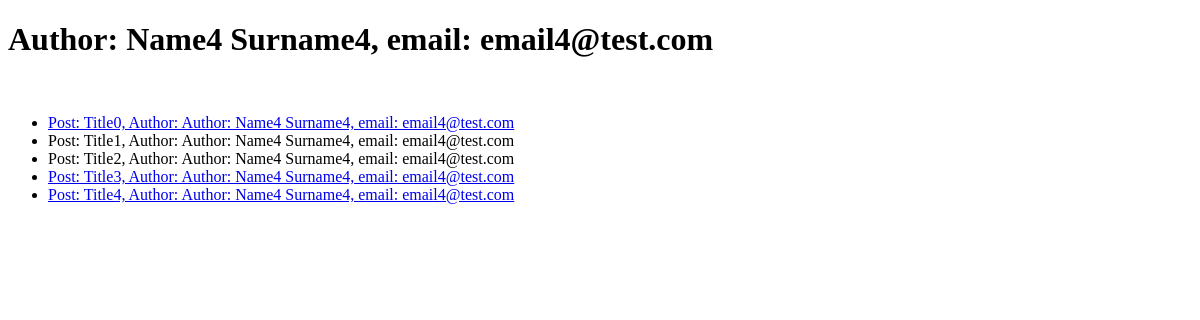
The page /third_sem/author_posts/4 on the database as committed earlier.
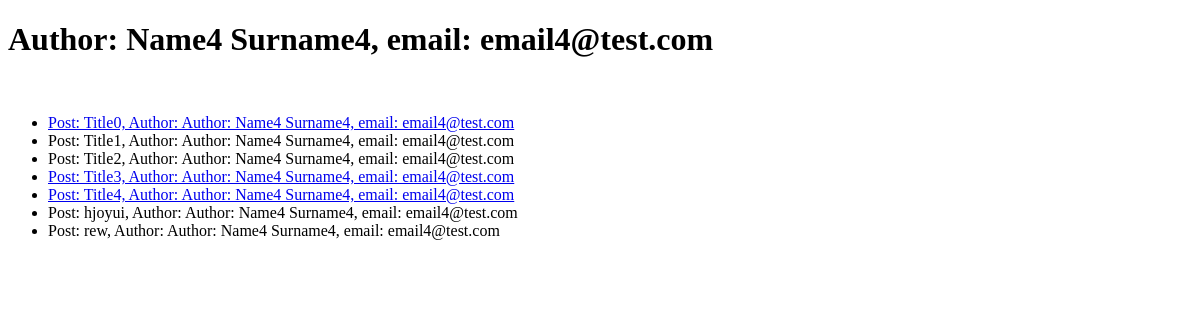
The same page on the database as committed later.
### third_sem/models.py (models this page shows, shortened)
class Author(models.Model):
    name = models.CharField(max_length=100)
    surname = models.CharField(max_length=100)
    email = models.EmailField()
    bio = models.TextField()
    birthday = models.DateField()
    def __str__(self):
        return f'Author: {self.name} {self.surname}, email: {self.email}'

class Post(models.Model):
    title = models.CharField(max_length=200)
    content = models.TextField()
    publish_date = models.DateTimeField(auto_now_add=True)
    author = models.ForeignKey(Author, on_delete=models.CASCADE)
    category = models.CharField(max_length=100)
    views = models.IntegerField(default=0)
    is_published = models.BooleanField(default=False)
    def __str__(self):
        return f'Post: {self.title}, Author: {self.author}'

### third_sem/views.py (the view)
# urls.py: path('/author_posts/<int:author_id>', views.author_posts, name='author_posts'),
def author_posts(request, author_id):
    author = Author.objects.get(id=author_id)
    posts = Post.objects.filter(author=author)
    context = {'header': author, 'content': posts}
    return render(request, template_name='third_sem/author_post.html', context=context)

### third_sem/templates/third_sem/author_post.html (shortened to what this page needs)
{% extends 'third_sem/base.html' %}
{% block header %}
    {{ header }}
{% endblock %}
{% block content %}
<ul>
    {% for post in content %}
        {% if post.is_published %}
            <li><a href="{% url 'post' post_id=post.pk %}">{{ post }}</a></li>
        {% else %}
            <li>{{ post }}</li>
        {% endif %}
    {% endfor %}
</ul>
{% endblock %}

### third_sem/templates/third_sem/base.html (shortened to what this page needs)
<!DOCTYPE html>
<html lang="en">
<head>
</head>
<body>
<h1>
    {% block header %}{% endblock %}
</h1><br>
<p>
    {% block content %}{% endblock %}
</p>
</body>
</html>

Rows that differ between the two databases and show on the page:
added Post: title+author "Post: hjoyui, Author: Author: Name4 Surname4, email: email4@test.com"
added Post: title+author "Post: rew, Author: Author: Name4 Surname4, email: email4@test.com"
